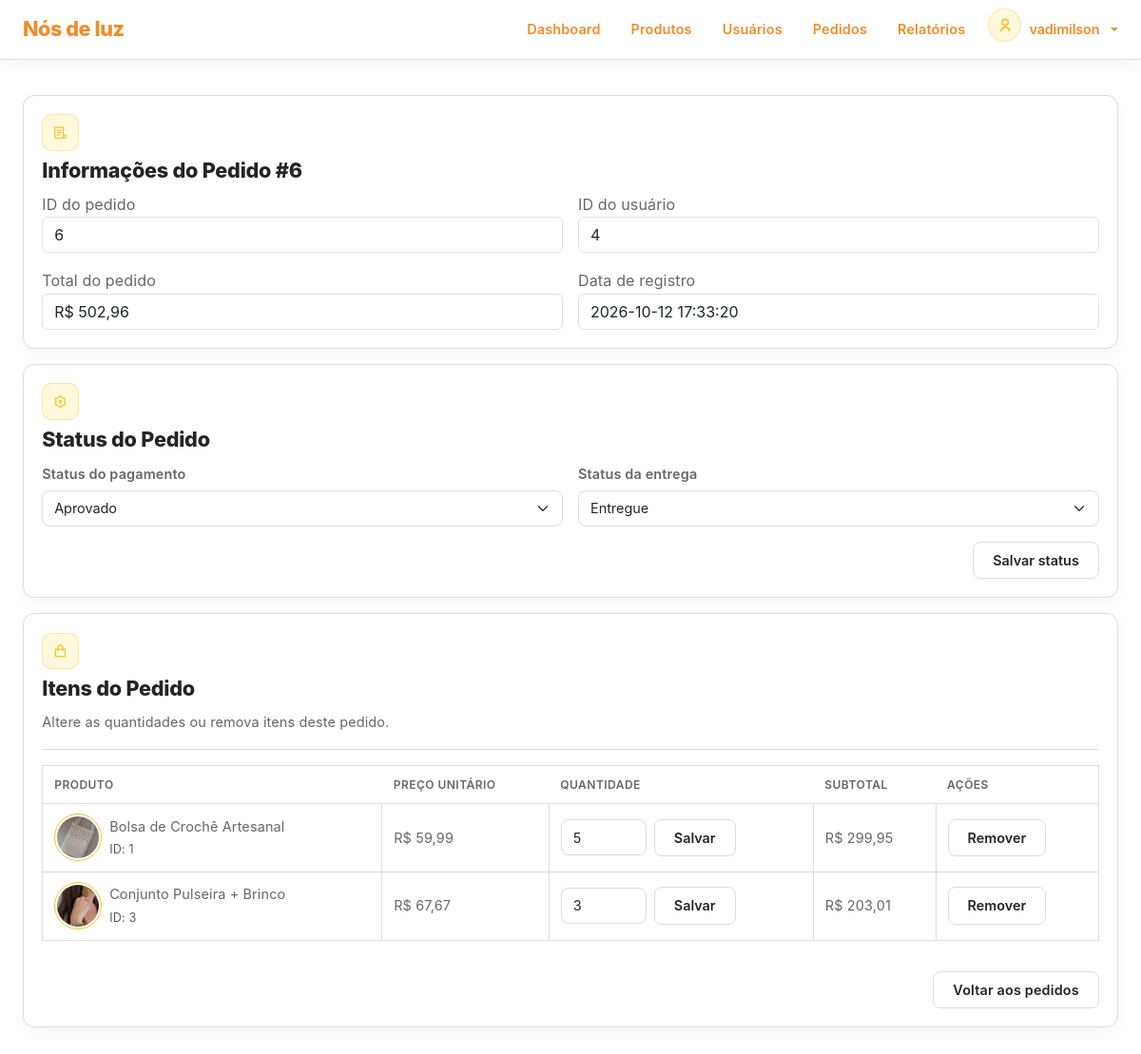
The app's page /dashboard/order-edit.php?id=6 (signed in) with its own data.
### tables this page shows
CREATE TABLE `orders` (
  `id` int(11) NOT NULL,
  `user_id` int(11) NOT NULL,
  `total` decimal(10,2) NOT NULL,
  `payment_status` enum('Pendente','Aprovado','Recusado') NOT NULL DEFAULT 'Pendente',
  `order_status` enum('Pendente','Preparando','Enviado','Entregue','Cancelado') NOT NULL DEFAULT 'Pendente',
  `date_register` datetime NOT NULL DEFAULT current_timestamp()
);

CREATE TABLE `orders_items` (
  `id` int(11) NOT NULL,
  `order_id` int(11) NOT NULL,
  `product_id` int(11) NOT NULL,
  `quantity` int(11) NOT NULL,
  `price` decimal(10,2) NOT NULL
);

CREATE TABLE `products` (
  `id` int(11) NOT NULL,
  `name` varchar(250) NOT NULL,
  `quantity` int(11) NOT NULL DEFAULT 0,
  `price` decimal(10,2) NOT NULL,
  `description` text NOT NULL,
  `image` varchar(256) NOT NULL,
  `category` varchar(50) NOT NULL
);

### app/config/config.php (called while the page is built, shortened)
<?php
function e(?string $value): string
{
    return htmlspecialchars($value ?? '', ENT_QUOTES, 'UTF-8');
}
?>

### dashboard/order-edit.php (the view, shortened to what this page needs)
<?php
require_once __DIR__ . '/../app/config/config.php';
require_once BASE_PATH . '/app/middleware/admin.php';
$id = (int) ($_GET['id'] ?? 0);
$stmt = mysqli_prepare(
    $conn,
    "SELECT id, user_id, total, payment_status, order_status, date_register
     FROM orders
     WHERE id = ?"
);
mysqli_stmt_bind_param($stmt, "i", $id);
mysqli_stmt_execute($stmt);
$result = mysqli_stmt_get_result($stmt);
$order = mysqli_fetch_assoc($result);
$stmt = mysqli_prepare(
    $conn,
    "SELECT
        oi.id,
        oi.order_id,
        oi.product_id,
        oi.quantity,
        oi.price,
        p.name AS product_name,
        p.image AS product_image
     FROM orders_items oi
     LEFT JOIN products p ON p.id = oi.product_id
     WHERE oi.order_id = ?
     ORDER BY oi.id ASC"
);
mysqli_stmt_bind_param($stmt, "i", $id);
mysqli_stmt_execute($stmt);
$result = mysqli_stmt_get_result($stmt);
$items = mysqli_fetch_all($result, MYSQLI_ASSOC);
function getOrderEnumValues(mysqli $conn, string $column): array
{
    $allowedColumns = ['payment_status', 'order_status'];
    $result = mysqli_query($conn, "SHOW COLUMNS FROM `orders`");
    $columnInfo = null;
    while ($row = mysqli_fetch_assoc($result)) {
        if ($row['Field'] === $column) {
            $columnInfo = $row;
            break;
        }
    }
    if (
        !$columnInfo ||
        !preg_match("/^enum\\((.*)\\)$/i", $columnInfo['Type'], $matches)
    ) {
        return [];
    }
    return str_getcsv($matches[1], ',', "'");
}
$paymentOptions = getOrderEnumValues($conn, 'payment_status');
$orderOptions = getOrderEnumValues($conn, 'order_status');
require_once BASE_PATH . '/components/layout/head.php';
require_once BASE_PATH . '/components/layout/header.php';
?>
<div class="custom-main-container min-vh-100 section-spacer">
    <div class="row g-3">
        <div class="col-12">
            <div class="card no-hover mb-3">
                <div class="card-body">
                    <div class="form-content">
                        <div class="form-header">
                            <div class="icon-box">
                                <i class="ri-file-list-3-line"></i>
                            </div>
                            <h3 class="form-title">
                                Informações do Pedido #<?= (int) $order['id'] ?>
                            </h3>
                        </div>
                        <div class="form-body row g-3">
                            <div class="form-field col-6">
                                <label>ID do pedido</label>
                                <input
                                    class="form-control"
                                    value="<?= (int) $order['id'] ?>"
                                    readonly
                                >
                            </div>
                            <div class="form-field col-6">
                                <label>ID do usuário</label>
                                <input
                                    class="form-control"
                                    value="<?= (int) $order['user_id'] ?>"
                                    readonly
                                >
                            </div>
                            <div class="form-field col-6">
                                <label>Total do pedido</label>
                                <input
                                    class="form-control"
                                    value="R$ <?= number_format((float) $order['total'], 2, ',', '.') ?>"
                                    readonly
                                >
                            </div>
                            <div class="form-field col-6">
                                <label>Data de registro</label>
                                <input
                                    class="form-control"
                                    value="<?= e($order['date_register']) ?>"
                                    readonly
                                >
                            </div>
                        </div>
                    </div>
                </div>
            </div>
            <form
                action="<?= BASE_URL ?>app/controllers/order-controller.php"
                method="POST"
                class="card no-hover mb-3"
            >
                <div class="card-body">
                    <div class="form-content">
                        <div class="form-header">
                            <div class="icon-box">
                                <i class="ri-settings-3-line"></i>
                            </div>
                            <h3 class="form-title">Status do Pedido</h3>
                        </div>
                        <div class="form-body row g-3">
                            <div class="form-field col-12 col-md-6">
                                <label for="payment_status">Status do pagamento</label>
                                <select
                                    class="form-select"
                                    name="payment_status"
                                    id="payment_status"
                                    required
                                >
                                    <?php foreach ($paymentOptions as $status): ?>
                                        <option
                                            value="<?= e($status) ?>"
                                            <?= ($order['payment_status'] === $status) ? 'selected' : '' ?>
                                        >
                                            <?= e(ucfirst($status)) ?>
                                        </option>
                                    <?php endforeach; ?>
                                </select>
                            </div>
                            <div class="form-field col-12 col-md-6">
                                <label for="order_status">Status da entrega</label>
                                <select
                                    class="form-select"
                                    name="order_status"
                                    id="order_status"
                                    required
                                >
                                    <?php foreach ($orderOptions as $status): ?>
                                        <option
                                            value="<?= e($status) ?>"
                                            <?= ($order['order_status'] === $status) ? 'selected' : '' ?>
                                        >
                                            <?= e(ucfirst($status)) ?>
                                        </option>
                                    <?php endforeach; ?>
                                </select>
                            </div>
                            <div class="col-12 d-flex justify-content-end">
                                <button type="submit" class="btn secondary">
                                    Salvar Status
                                </button>
                            </div>
                        </div>
                    </div>
                </div>
            </form>
            <div class="card no-hover">
                <div class="card-body">
                    <div class="form-header">
                        <div class="icon-box">
                            <i class="ri-shopping-bag-line"></i>
                        </div>
                        <h3 class="form-title">Itens do Pedido</h3>
                    </div>
                    <p>Altere as quantidades ou remova itens deste pedido.</p>
                    <hr>
                    <div class="table-responsive table-container">
                        <table class="table align-middle text-nowrap">
                            <thead>
                                <tr>
                                    <th>Produto</th>
                                    <th>Preço unitário</th>
                                    <th>Quantidade</th>
                                    <th>Subtotal</th>
                                    <th>Ações</th>
                                </tr>
                            </thead>
                            <tbody>
                                <?php if (!empty($items)): ?>
                                    <?php foreach ($items as $item): ?>
                                        <tr>
                                            <td>
                                                <div class="d-flex align-items-center gap-2">
                                                    <?php if (!empty($item['product_image'])): ?>
                                                        <img
                                                            src="<?= BASE_URL . e($item['product_image']) ?>"
                                                            alt="<?= e($item['product_name'] ?? 'Produto') ?>"
                                                            style="width: 50px; height: 50px; object-fit: cover;"
                                                        >
                                                    <?php endif; ?>
                                                    <div>
                                                        <div>
                                                            <?= e($item['product_name'] ?? 'Produto não encontrado') ?>
                                                        </div>
                                                        <small class="text-muted">
                                                            ID: <?= (int) $item['product_id'] ?>
                                                        </small>
                                                    </div>
                                                </div>
                                            </td>
                                            <td>
                                                R$ <?= number_format((float) $item['price'], 2, ',', '.') ?>
                                            </td>
                                            <td>
                                                <form
                                                    action="<?= BASE_URL ?>app/controllers/order-controller.php"
                                                    method="POST"
                                                    class="d-flex gap-2 align-items-center"
                                                >
                                                    <input
                                                        class="form-control"
                                                        type="number"
                                                        name="quantity"
                                                        min="1"
                                                        step="1"
                                                        value="<?= (int) $item['quantity'] ?>"
                                                        style="width: 90px;"
                                                        required
                                                    >
                                                    <button
                                                        type="submit"
                                                        class="btn secondary"
                                                    >
                                                        Salvar
                                                    </button>
                                                </form>
                                            </td>
                                            <td>
                                                R$ <?= number_format(
                                                    (float) $item['price'] * (int) $item['quantity'],
                                                    2,
                                                    ',',
                                                    '.'
                                                ) ?>
                                            </td>
                                            <td>
                                                <form
                                                    action="<?= BASE_URL ?>app/controllers/order-controller.php"
                                                    method="POST"
                                                    onsubmit="return confirm('Deseja remover este item do pedido?');"
                                                >
                                                    <button
                                                        type="submit"
                                                        class="btn secondary"
                                                    >
                                                        Remover
                                                    </button>
                                                </form>
                                            </td>
                                        </tr>
                                    <?php endforeach; ?>
                                <?php endif; ?>
                            </tbody>
                        </table>
                    </div>
                    <div class="d-flex justify-content-end mt-3">
                        <a
                            href="<?= BASE_URL ?>dashboard/orders.php"
                            class="btn secondary"
                        >
                            Voltar aos Pedidos
                        </a>
                    </div>
                </div>
            </div>
        </div>
    </div>
</div>

### records on screen
orders: id "6", user "4", total "R$ 502,96", date_register "2026-10-12 17:33:20"
orders_items: product.image (picture), product.name "Bolsa de Crochê Artesanal", product "1", price "59,99", quantity "5", (float) $item['price'] * (int) $item['quantity'] "299,95"
orders_items: product.image (picture), product.name "Conjunto Pulseira + Brinco", product "3", price "67,67", quantity "3", (float) $item['price'] * (int) $item['quantity'] "203,01"

### other values on screen
$_SESSION['name'] "vadimilson"
form field payment_status "Aprovado"
form field order_status "Entregue"
